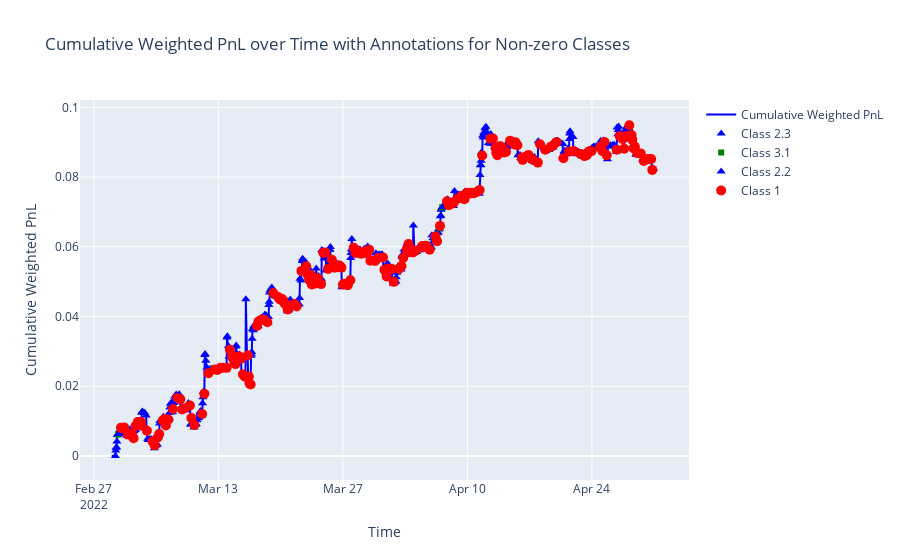

The notebook cell this image was saved under:
### Code cell
# Define shape and color map for different classes
class_marker_map = {
    '1': {'color': 'red', 'symbol': 'circle', 'size': 10},
    '2.1': {'color': 'blue', 'symbol': 'triangle-up', 'size': 8},
    '2.2': {'color': 'blue', 'symbol': 'triangle-up', 'size': 8},
    '2.3': {'color': 'blue', 'symbol': 'triangle-up', 'size': 8},
    '3.1': {'color': 'green', 'symbol': 'square', 'size': 6},
    '3.2': {'color': 'green', 'symbol': 'square', 'size': 6},
    '3.3': {'color': 'green', 'symbol': 'square', 'size': 6}
}

# Create the plot
fig = go.Figure()

# Add the cumulative weighted PnL line
fig.add_trace(go.Scatter(
    x=strategy_result_copy['ts_hour'],
    y=strategy_result_copy['cumulative_weighted_pnl'],
    mode='lines',
    name='Cumulative Weighted PnL',
    line=dict(color='blue')
))

# Add Class and Weight points to the plot
for class_type in strategy_result_copy['class'].unique():
    if class_type not in class_marker_map:
        continue
    class_df = strategy_result_copy[strategy_result_copy['class'] == class_type]
    marker = class_marker_map[str(class_type)]
    fig.add_trace(go.Scatter(
        x=class_df['ts_hour'],
        y=class_df['cumulative_weighted_pnl'],
        mode='markers',
        name=f'Class {class_type}',
        marker=dict(color=marker['color'], symbol=marker['symbol'], size=marker['size']),
        text=[f"Class: {row['class']}<br>Weight: {row['weight']:.2f}" for index, row in class_df.iterrows()],
        hoverinfo='text'
    ))

# Update layout
fig.update_layout(
    title='Cumulative Weighted PnL over Time with Annotations for Non-zero Classes',
    xaxis_title='Time',
    yaxis_title='Cumulative Weighted PnL',
    # template='plotly_white'
)

# Show the plot
fig.show()

### Figure 1 — Plotly figure (JSON) as saved in the notebook; plotly's stock layout.template omitted (floating-point values rounded to 4 significant figures; data arrays with more than 128 entries replaced by an {"elided": "..."} marker saying what was removed)
{"data": [{"line": {"color": "blue"}, "mode": "lines", "name": "Cumulative Weighted PnL", "type": "scatter", "x": {"elided": "1461 str values"}, "y": {"elided": "1461 float values"}}, {"hoverinfo": "text", "marker": {"color": "blue", "size": 8, "symbol": "triangle-up"}, "mode": "markers", "name": "Class 2.3", "text": {"elided": "482 str values"}, "type": "scatter", "x": {"elided": "482 str values"}, "y": {"elided": "482 float values"}}, {"hoverinfo": "text", "marker": {"color": "green", "size": 6, "symbol": "square"}, "mode": "markers", "name": "Class 3.1", "text": ["Class: 3.1<br>Weight: 0.30", "Class: 3.1<br>Weight: 0.30", "Class: 3.1<br>Weight: 0.30", "Class: 3.1<br>Weight: 0.30", "Class: 3.1<br>Weight: 0.30", "Class: 3.1<br>Weight: 0.30", "Class: 3.1<br>Weight: 0.30", "Class: 3.1<br>Weight: 0.30", "Class: 3.1<br>Weight: 0.30", "Class: 3.1<br>Weight: 0.30", "Class: 3.1<br>Weight: 0.30", "Class: 3.1<br>Weight: 0.30"], "type": "scatter", "x": ["2022-03-01T17:00:00", "2022-03-06T07:00:00", "2022-03-12T09:00:00", "2022-03-17T14:00:00", "2022-03-28T11:00:00", "2022-03-28T14:00:00", "2022-04-06T06:00:00", "2022-04-06T21:00:00", "2022-04-07T04:00:00", "2022-04-10T03:00:00", "2022-04-10T08:00:00", "2022-04-19T06:00:00"], "y": [0.006158, 0.005825, 0.02503, 0.03891, 0.05916, 0.05916, 0.06263, 0.0653, 0.07133, 0.07531, 0.07528, 0.08817]}, {"hoverinfo": "text", "marker": {"color": "blue", "size": 8, "symbol": "triangle-up"}, "mode": "markers", "name": "Class 2.2", "text": ["Class: 2.2<br>Weight: 0.49", "Class: 2.2<br>Weight: 0.49", "Class: 2.2<br>Weight: 0.49", "Class: 2.2<br>Weight: 0.49", "Class: 2.2<br>Weight: 0.49", "Class: 2.2<br>Weight: 0.49", "Class: 2.2<br>Weight: 0.49", "Class: 2.2<br>Weight: 0.49", "Class: 2.2<br>Weight: 0.49", "Class: 2.2<br>Weight: 0.49", "Class: 2.2<br>Weight: 0.49", "Class: 2.2<br>Weight: 0.49", "Class: 2.2<br>Weight: 0.49", "Class: 2.2<br>Weight: 0.49", "Class: 2.2<br>Weight: 0.49", "Class: 2.2<br>Weight: 0.49", "Class: 2.2<br>Weight: 0.49", "Class: 2.2<br>Weight: 0.49", "Class: 2.2<br>Weight: 0.49", "Class: 2.2<br>Weight: 0.49", "Class: 2.2<br>Weight: 0.49", "Class: 2.2<br>Weight: 0.49", "Class: 2.2<br>Weight: 0.49", "Class: 2.2<br>Weight: 0.49", "Class: 2.2<br>Weight: 0.49", "Class: 2.2<br>Weight: 0.49", "Class: 2.2<br>Weight: 0.49", "Class: 2.2<br>Weight: 0.49", "Class: 2.2<br>Weight: 0.49", "Class: 2.2<br>Weight: 0.49", "Class: 2.2<br>Weight: 0.49", "Class: 2.2<br>Weight: 0.49", "Class: 2.2<br>Weight: 0.49", "Class: 2.2<br>Weight: 0.49", "Class: 2.2<br>Weight: 0.49", "Class: 2.2<br>Weight: 0.49", "Class: 2.2<br>Weight: 0.49", "Class: 2.2<br>Weight: 0.49", "Class: 2.2<br>Weight: 0.49", "Class: 2.2<br>Weight: 0.49", "Class: 2.2<br>Weight: 0.49", "Class: 2.2<br>Weight: 0.49", "Class: 2.2<br>Weight: 0.49", "Class: 2.2<br>Weight: 0.49", "Class: 2.2<br>Weight: 0.49", "Class: 2.2<br>Weight: 0.49", "Class: 2.2<br>Weight: 0.49", "Class: 2.2<br>Weight: 0.49", "Class: 2.2<br>Weight: 0.49", "Class: 2.2<br>Weight: 0.49", "Class: 2.2<br>Weight: 0.49", "Class: 2.2<br>Weight: 0.49", "Class: 2.2<br>Weight: 0.49", "Class: 2.2<br>Weight: 0.49", "Class: 2.2<br>Weight: 0.49", "Class: 2.2<br>Weight: 0.49", "Class: 2.2<br>Weight: 0.49", "Class: 2.2<br>Weight: 0.49", "Class: 2.2<br>Weight: 0.49", "Class: 2.2<br>Weight: 0.49", "Class: 2.2<br>Weight: 0.49", "Class: 2.2<br>Weight: 0.49", "Class: 2.2<br>Weight: 0.49", "Class: 2.2<br>Weight: 0.49", "Class: 2.2<br>Weight: 0.49", "Class: 2.2<br>Weight: 0.49", "Class: 2.2<br>Weight: 0.49", "Class: 2.2<br>Weight: 0.49", "Class: 2.2<br>Weight: 0.49", "Class: 2.2<br>Weight: 0.49", "Class: 2.2<br>Weight: 0.49", "Class: 2.2<br>Weight: 0.49", "Class: 2.2<br>Weight: 0.49", "Class: 2.2<br>Weight: 0.49", "Class: 2.2<br>Weight: 0.49", "Class: 2.2<br>Weight: 0.49", "Class: 2.2<br>Weight: 0.49", "Class: 2.2<br>Weight: 0.49", "Class: 2.2<br>Weight: 0.49", "Class: 2.2<br>Weight: 0.49", "Class: 2.2<br>Weight: 0.49", "Class: 2.2<br>Weight: 0.49", "Class: 2.2<br>Weight: 0.49", "Class: 2.2<br>Weight: 0.49", "Class: 2.2<br>Weight: 0.49", "Class: 2.2<br>Weight: 0.49", "Class: 2.2<br>Weight: 0.49", "Class: 2.2<br>Weight: 0.49", "Class: 2.2<br>Weight: 0.49", "Class: 2.2<br>Weight: 0.49", "Class: 2.2<br>Weight: 0.49", "Class: 2.2<br>Weight: 0.49", "Class: 2.2<br>Weight: 0.49", "Class: 2.2<br>Weight: 0.49", "Class: 2.2<br>Weight: 0.49", "Class: 2.2<br>Weight: 0.49", "Class: 2.2<br>Weight: 0.49", "Class: 2.2<br>Weight: 0.49", "Class: 2.2<br>Weight: 0.49", "Class: 2.2<br>Weight: 0.49", "Class: 2.2<br>Weight: 0.49", "Class: 2.2<br>Weight: 0.49", "Class: 2.2<br>Weight: 0.49", "Class: 2.2<br>Weight: 0.49", "Class: 2.2<br>Weight: 0.49", "Class: 2.2<br>Weight: 0.49", "Class: 2.2<br>Weight: 0.49", "Class: 2.2<br>Weight: 0.49", "Class: 2.2<br>Weight: 0.49", "Class: 2.2<br>Weight: 0.49", "Class: 2.2<br>Weight: 0.49"], "type": "scatter", "x": ["2022-03-01T18:00:00", "2022-03-02T07:00:00", "2022-03-02T21:00:00", "2022-03-03T08:00:00", "2022-03-03T12:00:00", "2022-03-03T18:00:00", "2022-03-04T09:00:00", "2022-03-06T05:00:00", "2022-03-06T09:00:00", "2022-03-06T19:00:00", "2022-03-07T03:00:00", "2022-03-07T10:00:00", "2022-03-07T22:00:00", "2022-03-08T10:00:00", "2022-03-08T23:00:00", "2022-03-10T08:00:00", "2022-03-11T05:00:00", "2022-03-11T11:00:00", "2022-03-11T22:00:00", "2022-03-12T22:00:00", "2022-03-13T11:00:00", "2022-03-13T23:00:00", "2022-03-14T16:00:00", "2022-03-14T20:00:00", "2022-03-14T23:00:00", "2022-03-15T08:00:00", "2022-03-16T02:00:00", "2022-03-16T16:00:00", "2022-03-17T13:00:00", "2022-03-17T15:00:00", "2022-03-17T22:00:00", "2022-03-18T05:00:00", "2022-03-19T23:00:00", "2022-03-21T20:00:00", "2022-03-22T09:00:00", "2022-03-23T06:00:00", "2022-03-23T23:00:00", "2022-03-24T05:00:00", "2022-03-24T14:00:00", "2022-03-25T09:00:00", "2022-03-26T03:00:00", "2022-03-27T14:00:00", "2022-03-27T21:00:00", "2022-03-28T15:00:00", "2022-03-29T01:00:00", "2022-03-29T05:00:00", "2022-03-29T09:00:00", "2022-03-29T12:00:00", "2022-03-29T19:00:00", "2022-03-30T03:00:00", "2022-03-30T16:00:00", "2022-03-31T00:00:00", "2022-03-31T17:00:00", "2022-03-31T23:00:00", "2022-04-01T02:00:00", "2022-04-01T18:00:00", "2022-04-02T15:00:00", "2022-04-02T20:00:00", "2022-04-03T05:00:00", "2022-04-03T12:00:00", "2022-04-03T22:00:00", "2022-04-04T23:00:00", "2022-04-05T02:00:00", "2022-04-05T11:00:00", "2022-04-05T19:00:00", "2022-04-06T15:00:00", "2022-04-06T23:00:00", "2022-04-07T05:00:00", "2022-04-07T18:00:00", "2022-04-07T23:00:00", "2022-04-08T04:00:00", "2022-04-08T07:00:00", "2022-04-08T12:00:00", "2022-04-08T22:00:00", "2022-04-09T11:00:00", "2022-04-09T17:00:00", "2022-04-09T20:00:00", "2022-04-10T04:00:00", "2022-04-10T09:00:00", "2022-04-11T10:00:00", "2022-04-11T17:00:00", "2022-04-12T15:00:00", "2022-04-13T10:00:00", "2022-04-14T00:00:00", "2022-04-14T04:00:00", "2022-04-14T09:00:00", "2022-04-15T08:00:00", "2022-04-16T06:00:00", "2022-04-16T16:00:00", "2022-04-17T06:00:00", "2022-04-17T09:00:00", "2022-04-17T23:00:00", "2022-04-19T07:00:00", "2022-04-19T17:00:00", "2022-04-20T01:00:00", "2022-04-20T20:00:00", "2022-04-21T11:00:00", "2022-04-23T05:00:00", "2022-04-23T11:00:00", "2022-04-23T16:00:00", "2022-04-24T00:00:00", "2022-04-24T23:00:00", "2022-04-25T06:00:00", "2022-04-26T20:00:00", "2022-04-27T16:00:00", "2022-04-27T21:00:00", "2022-04-28T17:00:00", "2022-04-29T13:00:00", "2022-04-29T21:00:00", "2022-04-30T06:00:00", "2022-04-30T20:00:00"], "y": [0.006286, 0.008396, 0.006225, 0.006497, 0.007151, 0.00976, 0.01239, 0.005531, 0.009337, 0.01124, 0.01024, 0.01068, 0.01519, 0.01706, 0.01391, 0.009017, 0.01512, 0.02893, 0.02402, 0.02479, 0.02538, 0.03395, 0.02865, 0.02749, 0.03139, 0.02913, 0.04498, 0.02872, 0.03887, 0.03915, 0.0397, 0.04048, 0.04496, 0.0436, 0.05329, 0.05321, 0.05133, 0.05128, 0.05075, 0.05489, 0.05478, 0.04978, 0.05677, 0.05921, 0.0582, 0.05817, 0.05938, 0.05944, 0.06009, 0.05651, 0.05701, 0.0577, 0.05348, 0.05513, 0.05505, 0.05023, 0.0572, 0.05792, 0.06085, 0.0595, 0.0661, 0.0605, 0.06008, 0.0605, 0.05941, 0.06211, 0.06874, 0.07144, 0.07361, 0.07279, 0.07289, 0.07308, 0.07369, 0.07445, 0.07398, 0.07583, 0.07534, 0.07534, 0.07535, 0.08062, 0.09183, 0.09233, 0.08898, 0.08842, 0.08717, 0.08847, 0.09023, 0.08564, 0.08603, 0.08522, 0.0854, 0.0903, 0.08828, 0.08954, 0.09031, 0.0865, 0.0909, 0.08693, 0.08679, 0.08783, 0.08831, 0.08884, 0.08842, 0.09419, 0.0931, 0.09439, 0.08894, 0.0869, 0.0846, 0.08525, 0.08233]}, {"hoverinfo": "text", "marker": {"color": "red", "size": 10, "symbol": "circle"}, "mode": "markers", "name": "Class 1", "text": {"elided": "200 str values"}, "type": "scatter", "x": {"elided": "200 str values"}, "y": {"elided": "200 float values"}}], "layout": {"title": {"text": "Cumulative Weighted PnL over Time with Annotations for Non-zero Classes"}, "xaxis": {"title": {"text": "Time"}}, "yaxis": {"title": {"text": "Cumulative Weighted PnL"}}}}
